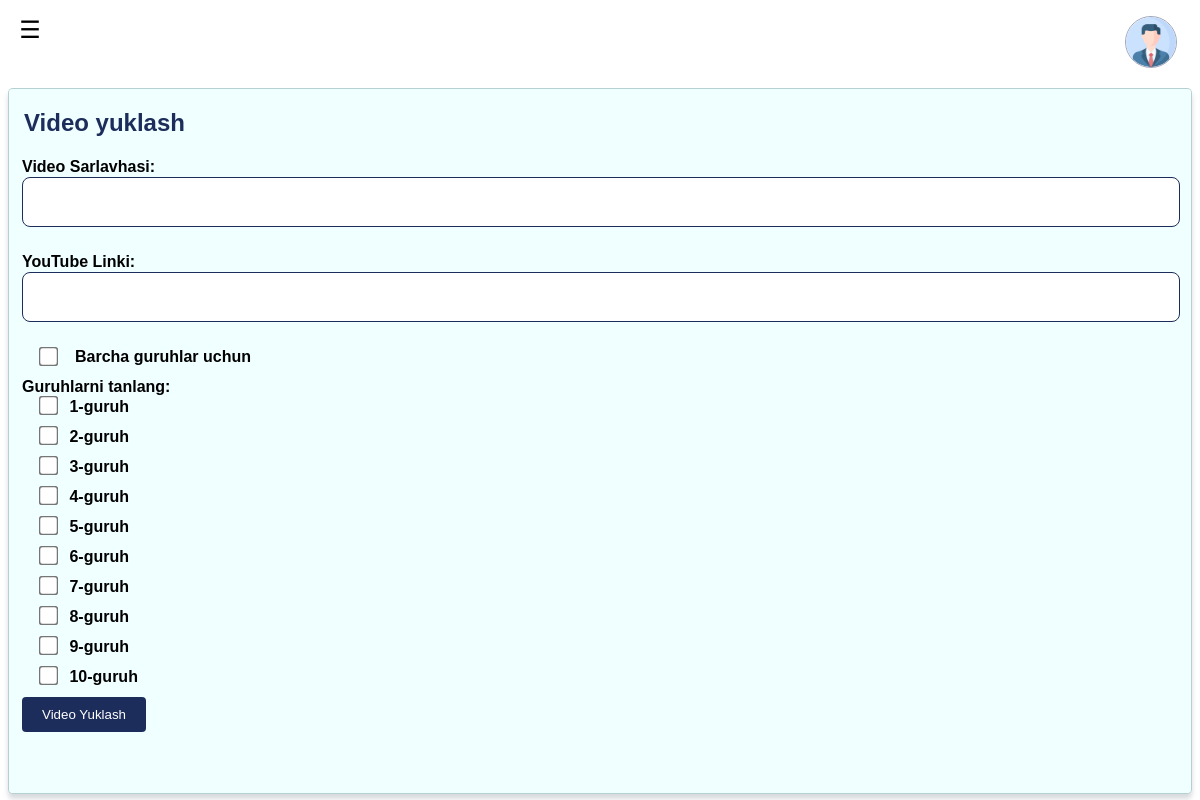
The page /upload-video/ (signed in) on the database its author committed.
### myapp/models.py (models this page shows, shortened)
class Group(models.Model):
    name = models.CharField(max_length=100)
    information = models.TextField(blank=True, null=True)
    created_time = models.DateTimeField(auto_now_add=True)
    students = models.ManyToManyField('Profile', related_name='profile_group', blank=True)
    objects = models.Manager()

### myapp/views.py (the view, shortened to what this page needs)
# urls.py: path('upload-video/', views.upload_video, name='upload_video'),
@user_passes_test(is_teacher)
def upload_video(request):
    groups = Group.objects.all()
    return render(request, 'upload_video.html', {'groups': groups})

### myapp/views.py (called while the page is built)
def is_teacher(user):
    return user.is_authenticated and (user.is_superuser or user.is_teacher)

### myapp/templates/upload_video.html (shortened to what this page needs)
{% load static %}
<html lang="en">
<head>
    <link rel="stylesheet" type="text/css" href="#">
</head>
<body>
    <div class="panel_y">
        <button class="toggle-menu" onclick="toggleMenu()">☰</button>
        <div class="profile1" onclick="togglemenu()">
            <a href="#" id="myLink"><img src='{% static "myapp/images/users.png" %}' alt=""></a>
        </div>
    </div>
    <div class="container">
        <div class="infor_3" id="student-list">
            <h2>Video yuklash</h2>
            <form method="POST" action="{% url 'upload_video' %}" class="form-container-1">
                <div class="form-group">
                    <label for="title">Video Sarlavhasi:</label>
                    <input type="text" id="title" name="title" required>
                </div>
                <div class="form-group">
                    <label for="youtube_link">YouTube Linki:</label>
                    <input type="url" id="youtube_link" name="youtube_link" required>
                </div>
                <div class="form-group">
                    <div class="checkbox-container">
                        <input type="checkbox" id="is_general" name="is_general" onchange="disableGroupSelection()">
                        <label for="is_general">Barcha guruhlar uchun</label>
                    </div>
                </div>
                <div class="form-group">
                    <label>Guruhlarni tanlang:</label>
                    <div>
                        {% for group in groups %}
                            <div class="form-check">
                                <label>
                                    <input type="checkbox" name="groups" value="{{ group.id }}">
                                    {{ group.name }}
                                </label>
                            </div>
                        {% endfor %}
                    </div>
                </div>
                <button type="submit" class="button_video">Video Yuklash</button>
            </form>
        </div>
    </div>
</body>
</html>

### myapp/templates/upload_video.html (style rules this page uses)
* { font-family: sans-serif; }
.panel_y { width: 100%; height: 10vh; }
.panel_y img { width: 50px; height: 50px; float: right; margin-right: 10px; margin-top: 10px; }
.container { display: flex; gap: 25px; transition: margin-left 0.3s ease; margin-left: 0; }
.toggle-menu { position: absolute; top: 10px; left: 10px; background-color: #ffffff; color: rgb(0, 0, 0); border: none; border-radius: 5px; width: 40px; height: 40px; font-size: 24px; cursor: pointer; }
.infor_3 { border: 1px solid #0b4c5242; width: 100%; height: 88vh; margin-top: 0vh; transition: all 0.3s ease; box-shadow: 0 5px 5px rgba(177, 183, 189, 0.5); border-radius: 5px; background-color: azure; overflow-y: auto; transition: transform 0.3s ease; }
.infor_3 h2 { color: rgb(29, 45, 91); margin-left: 15px; }
.profile1 { position: relative; cursor: pointer; }
.profile1 img { width: 50px; height: 50px; border-radius: 50%; border: 1px solid rgba(29, 45, 91, 0.416); margin-right: 15px; margin-top: 8px; }
.form-container-1 { width: 98%; margin: 13px; }
.form-group { margin-bottom: 10px; }
.form-group label { display: block; padding: 1px 0; font-weight: bold; }
.form-group input[type="text"], .form-group input[type="url"] { width: 100%; padding: 8px; box-sizing: border-box; }
.form-group input[type="checkbox"] { margin-right: 10px; }
.form-check { margin-bottom: 10px; }
.form-check label { display: block; margin-bottom: 5px; font-weight: bold; }
.button_video { background-color: rgb(29, 45, 91); color: white; padding: 10px 20px; border: none; border-radius: 4px; cursor: pointer; }
.checkbox-container { margin-left: 20px; display: flex; align-items: center; gap: 10px; }
input[type="checkbox"] { transform: scale(1.5); margin: 0; }
.form-group input[type="text"], .form-group input[type="url"], select { width: 100%; padding: 15px; margin-bottom: 15px; border: 1px solid rgb(29, 45, 91); border-radius: 8px; font-size: 16px; }
.form-check { margin-left: 20px; }

### rows shown on the page
Group: name "1-guruh"
Group: name "2-guruh"
Group: name "3-guruh"
Group: name "4-guruh"
Group: name "5-guruh"
Group: name "6-guruh"
Group: name "7-guruh"
Group: name "8-guruh"
Group: name "9-guruh"
Group: name "10-guruh"
